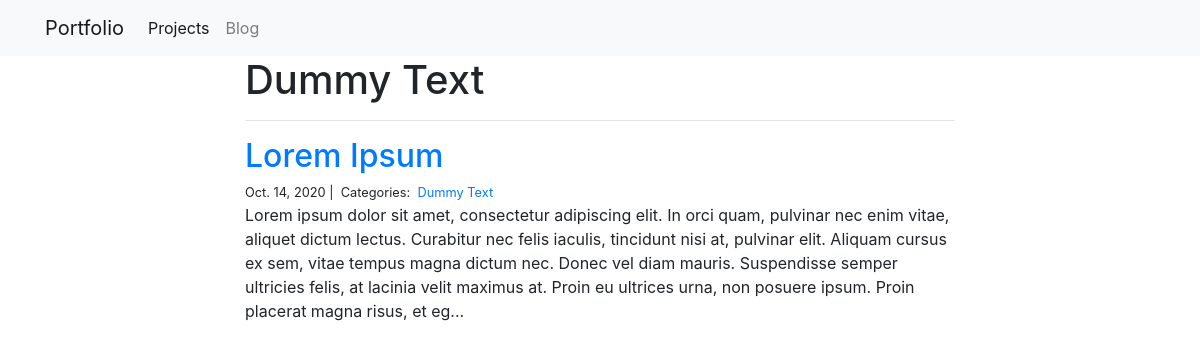
Page /blog/Dummy Text/ on the committed database.
### blog/models.py (models this page shows)
class Category(models.Model):
        name = models.CharField(max_length=20)

class Post(models.Model):
    title = models.CharField(max_length=255)
    body = models.TextField()
    created_on = models.DateTimeField(auto_now_add=True)
    last_modified = models.DateTimeField(auto_now=True)
    categories = models.ManyToManyField('Category', related_name='posts')

### blog/views.py (the view)
# urls.py: path("<category>/", views.blog_category, name="blog_category"),
def blog_category(request, category):
    posts = Post.objects.filter(
        categories__name__contains=category
    ).order_by(
        '-created_on'
    )
    context = {
        "category": category,
        "posts": posts
    }
    return render(request, "blog_category.html", context)

### blog/templates/blog_category.html
{% extends "base.html" %}
{% block page_content %}
<div class="col-md-8 offset-md-2">
    <h1>{{ category | title }}</h1>
    <hr>
    {% for post in posts %}
        <h2><a href="{% url 'blog_detail' post.pk%}">{{ post.title }}</a></h2>
        <small>
            {{ post.created_on.date }} |&nbsp;
            Categories:&nbsp;
            {% for category in post.categories.all %}
            <a href="{% url 'blog_category' category.name %}">
                {{ category.name }}
            </a>&nbsp;
            {% endfor %}
        </small>
        <p>{{ post.body | slice:":400" }}...</p>
    {% endfor %}
</div>
{% endblock %}

### rows in the picture
Category: name "Dummy Text"
Post: title "Lorem Ipsum", created_on "Oct. 14, 2020", body "Lorem ipsum dolor sit amet, consectetur adipiscing elit. In orci quam, pulvinar nec enim vitae, aliquet dictum lectus. Curabitur nec felis iaculis, tincidunt nisi at, pulvinar elit. Aliquam cursus ex sem, vitae tempus magna dictum nec. Donec vel diam mauris. Suspendisse semper ultricies felis, at lacinia velit maximus at. Proin eu ultrices urna, non posuere ipsum. Proin placerat magna risus, et eg"
